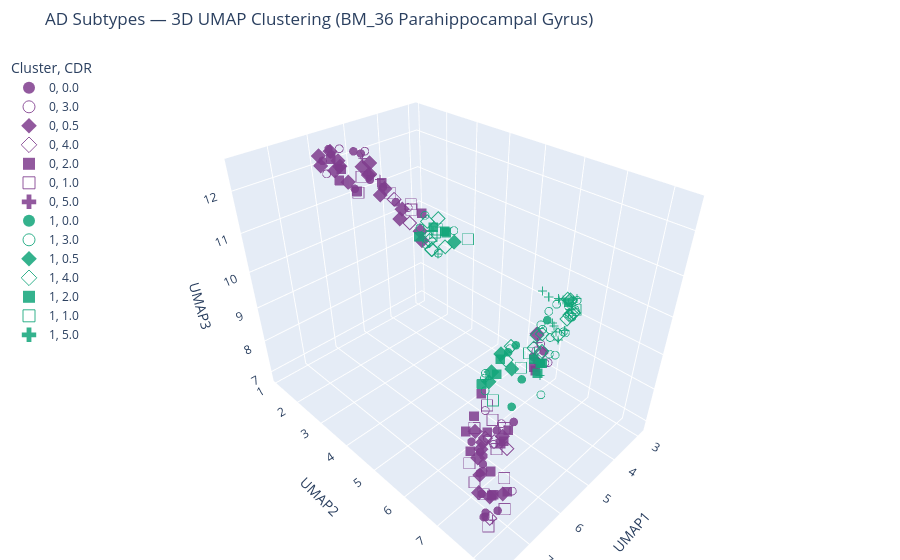

This figure's notebook cell:
### Markdown cell above
## 7. Interactive 3D Scatter Plot

### Code cell
HOVER_COLS = ["individualID", "ageDeath", "apoeGenotype_str", "CERAD", "sex"]

fig = plot_3d_clusters(
    umap_emb=embedding_3d,
    labels=labels,
    metadata=meta_clean,
    symbol_col="CDR",
    size_col="Braak",
    hover_data=HOVER_COLS,
    marker_size=5,
    marker_opacity=0.85,
)

# Display in notebook
fig.show()

### Figure 1 — Plotly figure (JSON) as saved in the notebook; plotly's stock layout.template omitted (floating-point values rounded to 4 significant figures; data arrays with more than 128 entries replaced by an {"elided": "..."} marker saying what was removed)
{"data": [{"customdata": {"elided": "27x5 mixed values"}, "hovertemplate": "Cluster=0<br>CDR=0.0<br>UMAP1=%{x}<br>UMAP2=%{y}<br>UMAP3=%{z}<br>Braak=%{marker.size}<br>individualID=%{customdata[0]}<br>ageDeath=%{customdata[1]}<br>apoeGenotype_str=%{customdata[2]}<br>CERAD=%{customdata[3]}<br>sex=%{customdata[4]}<extra></extra>", "legendgroup": "0, 0.0", "marker": {"color": "rgb(127, 60, 141)", "size": 5, "sizemode": "area", "sizeref": 0.02667, "symbol": "circle", "opacity": 0.85}, "mode": "markers", "name": "0, 0.0", "scene": "scene", "showlegend": true, "x": [5.351, 5.544, 7.6, 5.832, 7.627, 6.232, 6.517, 6.464, 5.231, 5.396, 5.067, 6.296, 5.832, 5.715, 7.241, 6.797, 3.675, 3.461, 3.214, 3.247, 5.826, 6.539, 7.75, 6.044, 6.522, 4.933, 7.604], "y": [1.666, 2.884, 7.91, 1.506, 7.891, 6.629, 6.881, 6.732, 2.907, 1.645, 1.548, 6.678, 1.122, 1.574, 7.484, 6.776, 5.877, 6.014, 5.682, 5.822, 1.41, 7.598, 8.308, 6.802, 6.789, 1.634, 7.917], "z": [12.36, 11.95, 7.62, 12.38, 7.495, 7.043, 7.002, 7.439, 11.5, 11.46, 12.19, 6.872, 12.11, 12.04, 7.454, 8.05, 7.896, 8.022, 7.354, 7.395, 12.47, 9.027, 8.211, 7.83, 6.856, 11.54, 7.514], "type": "scatter3d"}, {"customdata": [["AMPAD_MSSM_0000057064", 90.0, "ε3/ε3", 4.0, "female"], ["AMPAD_MSSM_0000095774", 85.0, "ε3/ε3", 1.0, "female"], ["AMPAD_MSSM_0000053706", 79.0, "ε2/ε3", 1.0, "female"], ["AMPAD_MSSM_0000099364", 64.0, "ε3/ε3", 1.0, "male"], ["AMPAD_MSSM_0000030199", 90.0, "Unknown", 4.0, "female"], ["AMPAD_MSSM_0000056009", 82.0, "Unknown", 3.0, "female"], ["AMPAD_MSSM_0000077061", 90.0, "Unknown", 2.0, "female"], ["AMPAD_MSSM_0000029716", 85.0, "Unknown", 2.0, "male"], ["AMPAD_MSSM_0000019193", 85.0, "Unknown", 2.0, "male"], ["AMPAD_MSSM_0000071241", 83.0, "Unknown", 3.0, "male"], ["AMPAD_MSSM_0000029582", 90.0, "ε3/ε3", 3.0, "female"], ["AMPAD_MSSM_0000035609", 74.0, "ε3/ε3", 2.0, "male"], ["AMPAD_MSSM_0000059697", 90.0, "Unknown", 3.0, "female"]], "hovertemplate": "Cluster=0<br>CDR=3.0<br>UMAP1=%{x}<br>UMAP2=%{y}<br>UMAP3=%{z}<br>Braak=%{marker.size}<br>individualID=%{customdata[0]}<br>ageDeath=%{customdata[1]}<br>apoeGenotype_str=%{customdata[2]}<br>CERAD=%{customdata[3]}<br>sex=%{customdata[4]}<extra></extra>", "legendgroup": "0, 3.0", "marker": {"color": "rgb(127, 60, 141)", "size": 5, "sizemode": "area", "sizeref": 0.02667, "symbol": "circle-open", "opacity": 0.85}, "mode": "markers", "name": "0, 3.0", "scene": "scene", "showlegend": true, "x": [6.242, 6.588, 5.84, 5.092, 3.235, 3.291, 3.413, 3.046, 5.877, 4.555, 7.419, 5.741, 5.842], "y": [6.898, 7.34, 6.284, 1.732, 5.932, 6.059, 5.755, 5.614, 1.288, 2.524, 8.343, 1.691, 6.382], "z": [7.632, 8.829, 7.904, 12.31, 7.465, 7.587, 7.855, 7.787, 11.87, 11.0, 8.483, 12.53, 7.104], "type": "scatter3d"}, {"customdata": {"elided": "27x5 mixed values"}, "hovertemplate": "Cluster=0<br>CDR=0.5<br>UMAP1=%{x}<br>UMAP2=%{y}<br>UMAP3=%{z}<br>Braak=%{marker.size}<br>individualID=%{customdata[0]}<br>ageDeath=%{customdata[1]}<br>apoeGenotype_str=%{customdata[2]}<br>CERAD=%{customdata[3]}<br>sex=%{customdata[4]}<extra></extra>", "legendgroup": "0, 0.5", "marker": {"color": "rgb(127, 60, 141)", "size": 5, "sizemode": "area", "sizeref": 0.02667, "symbol": "diamond", "opacity": 0.85}, "mode": "markers", "name": "0, 0.5", "scene": "scene", "showlegend": true, "x": [5.673, 5.116, 5.978, 5.662, 2.981, 5.741, 5.024, 5.042, 6.178, 5.806, 5.635, 7.331, 6.365, 6.585, 4.506, 4.646, 7.463, 5.157, 6.352, 7.521, 5.735, 5.872, 4.973, 5.065, 6.306, 4.932, 5.971], "y": [2.621, 1.914, 1.207, 1.529, 5.437, 1.328, 2.102, 1.521, 6.497, 1.516, 1.749, 7.486, 6.578, 6.848, 2.923, 3.026, 8.171, 3.017, 6.467, 7.924, 1.588, 6.828, 1.638, 2.338, 6.654, 2.653, 1.237], "z": [12.2, 12.09, 12.3, 12.05, 7.969, 12.37, 11.33, 11.86, 7.114, 11.99, 11.73, 7.576, 7.045, 6.905, 10.25, 10.59, 8.285, 11.34, 7.779, 8.024, 12.23, 7.536, 11.66, 11.58, 7.554, 10.88, 12.07], "type": "scatter3d"}, {"customdata": [["AMPAD_MSSM_0000050086", 84.0, "Unknown", 3.0, "male"], ["AMPAD_MSSM_0000098107", 90.0, "ε3/ε3", 2.0, "female"], ["AMPAD_MSSM_0000091390", 90.0, "ε3/ε4", 3.0, "female"], ["AMPAD_MSSM_0000046694", 90.0, "ε2/ε3", 1.0, "male"], ["AMPAD_MSSM_0000055245", 84.0, "ε3/ε4", 1.0, "male"], ["AMPAD_MSSM_0000067819", 90.0, "ε3/ε3", 3.0, "female"], ["AMPAD_MSSM_0000021614", 81.0, "ε3/ε4", 2.0, "female"]], "hovertemplate": "Cluster=0<br>CDR=4.0<br>UMAP1=%{x}<br>UMAP2=%{y}<br>UMAP3=%{z}<br>Braak=%{marker.size}<br>individualID=%{customdata[0]}<br>ageDeath=%{customdata[1]}<br>apoeGenotype_str=%{customdata[2]}<br>CERAD=%{customdata[3]}<br>sex=%{customdata[4]}<extra></extra>", "legendgroup": "0, 4.0", "marker": {"color": "rgb(127, 60, 141)", "size": 5, "sizemode": "area", "sizeref": 0.02667, "symbol": "diamond-open", "opacity": 0.85}, "mode": "markers", "name": "0, 4.0", "scene": "scene", "showlegend": true, "x": [3.287, 6.888, 7.705, 5.404, 4.773, 6.088, 6.559], "y": [5.827, 7.75, 8.105, 3.062, 2.813, 6.535, 7.166], "z": [7.75, 8.693, 7.745, 11.68, 10.78, 7.424, 8.174], "type": "scatter3d"}, {"customdata": [["AMPAD_MSSM_0000049401", 90.0, "ε3/ε3", 2.0, "female"], ["AMPAD_MSSM_0000031555", 83.0, "ε3/ε3", 2.0, "female"], ["AMPAD_MSSM_0000025234", 83.0, "Unknown", 3.0, "female"], ["AMPAD_MSSM_0000044785", 90.0, "ε3/ε4", 2.0, "female"], ["AMPAD_MSSM_0000032714", 90.0, "Unknown", 2.0, "female"], ["AMPAD_MSSM_0000070412", 85.0, "ε3/ε3", 1.0, "female"], ["AMPAD_MSSM_0000080453", 85.0, "Unknown", 1.0, "male"], ["AMPAD_MSSM_0000020701", 68.0, "Unknown", 2.0, "male"], ["AMPAD_MSSM_0000056019", 90.0, "Unknown", 4.0, "female"], ["AMPAD_MSSM_0000056537", 84.0, "Unknown", 2.0, "male"], ["AMPAD_MSSM_0000005301", 88.0, "Unknown", 4.0, "female"], ["AMPAD_MSSM_0000047819", 78.0, "Unknown", 1.0, "male"], ["AMPAD_MSSM_0000033508", 90.0, "Unknown", 2.0, "female"], ["AMPAD_MSSM_0000051093", 74.0, "ε4/ε4", 2.0, "male"], ["AMPAD_MSSM_0000095439", 86.0, "ε2/ε2", 4.0, "female"], ["AMPAD_MSSM_0000070448", 80.0, "ε3/ε3", 2.0, "male"], ["AMPAD_MSSM_0000021278", 84.0, "ε3/ε3", 3.0, "female"], ["AMPAD_MSSM_0000063213", 78.0, "ε4/ε4", 2.0, "female"], ["AMPAD_MSSM_0000047207", 90.0, "ε3/ε3", 1.0, "female"], ["AMPAD_MSSM_0000007283", 79.0, "ε3/ε4", 3.0, "female"]], "hovertemplate": "Cluster=0<br>CDR=2.0<br>UMAP1=%{x}<br>UMAP2=%{y}<br>UMAP3=%{z}<br>Braak=%{marker.size}<br>individualID=%{customdata[0]}<br>ageDeath=%{customdata[1]}<br>apoeGenotype_str=%{customdata[2]}<br>CERAD=%{customdata[3]}<br>sex=%{customdata[4]}<extra></extra>", "legendgroup": "0, 2.0", "marker": {"color": "rgb(127, 60, 141)", "size": 5, "sizemode": "area", "sizeref": 0.02667, "symbol": "square", "opacity": 0.85}, "mode": "markers", "name": "0, 2.0", "scene": "scene", "showlegend": true, "x": [6.179, 6.904, 3.4, 6.731, 7.224, 7.5, 5.381, 5.661, 6.685, 5.511, 6.308, 5.68, 3.429, 5.017, 6.23, 5.556, 5.921, 7.502, 5.916, 6.423], "y": [6.269, 6.847, 5.732, 7.63, 7.781, 7.957, 1.7, 1.199, 6.508, 1.358, 6.561, 1.481, 5.813, 3.513, 7.074, 2.865, 6.438, 8.3, 6.915, 7.013], "z": [7.971, 7.913, 7.304, 8.977, 7.693, 8.081, 11.41, 12.13, 8.061, 11.89, 8.899, 11.71, 7.265, 11.37, 7.784, 12.05, 7.413, 8.503, 7.486, 7.027], "type": "scatter3d"}, {"customdata": [["AMPAD_MSSM_0000090996", 90.0, "ε3/ε3", 1.0, "female"], ["AMPAD_MSSM_0000034070", 78.0, "ε3/ε4", 1.0, "female"], ["AMPAD_MSSM_0000083910", 71.0, "ε3/ε4", 4.0, "female"], ["AMPAD_MSSM_0000027339", 84.0, "ε3/ε3", 1.0, "male"], ["AMPAD_MSSM_0000004030", 88.0, "ε3/ε4", 3.0, "female"], ["AMPAD_MSSM_0000064526", 75.0, "Unknown", 2.0, "female"], ["AMPAD_MSSM_0000056061", 90.0, "Unknown", 2.0, "female"], ["AMPAD_MSSM_0000058575", 72.0, "Unknown", 2.0, "female"], ["AMPAD_MSSM_0000004310", 74.0, "ε3/ε3", 1.0, "female"], ["AMPAD_MSSM_0000078471", 90.0, "ε3/ε3", 4.0, "female"], ["AMPAD_MSSM_0000026279", 76.0, "ε3/ε4", 4.0, "male"], ["AMPAD_MSSM_0000012846", 83.0, "ε2/ε3", 4.0, "female"], ["AMPAD_MSSM_0000086050", 84.0, "ε3/ε3", 2.0, "female"], ["AMPAD_MSSM_0000084521", 87.0, "ε3/ε4", 2.0, "male"], ["AMPAD_MSSM_0000076678", 84.0, "Unknown", 3.0, "male"], ["AMPAD_MSSM_0000066936", 66.0, "ε3/ε3", 1.0, "male"]], "hovertemplate": "Cluster=0<br>CDR=1.0<br>UMAP1=%{x}<br>UMAP2=%{y}<br>UMAP3=%{z}<br>Braak=%{marker.size}<br>individualID=%{customdata[0]}<br>ageDeath=%{customdata[1]}<br>apoeGenotype_str=%{customdata[2]}<br>CERAD=%{customdata[3]}<br>sex=%{customdata[4]}<extra></extra>", "legendgroup": "0, 1.0", "marker": {"color": "rgb(127, 60, 141)", "size": 5, "sizemode": "area", "sizeref": 0.02667, "symbol": "square-open", "opacity": 0.85}, "mode": "markers", "name": "0, 1.0", "scene": "scene", "showlegend": true, "x": [7.278, 7.411, 7.492, 5.08, 6.702, 6.55, 7.225, 7.11, 5.838, 7.831, 5.17, 6.454, 6.044, 5.361, 5.227, 5.572], "y": [8.038, 7.671, 8.263, 1.514, 6.753, 7.087, 7.272, 7.015, 6.836, 8.186, 3.328, 6.848, 6.826, 2.884, 3.41, 2.012], "z": [8.446, 7.77, 7.964, 11.62, 8.357, 8.72, 7.607, 7.856, 7.77, 7.711, 11.57, 8.878, 7.273, 11.75, 11.49, 11.54], "type": "scatter3d"}, {"customdata": [["AMPAD_MSSM_0000006874", 78.0, "ε3/ε3", 1.0, "female"], ["AMPAD_MSSM_0000013078", 79.0, "ε2/ε3", 2.0, "male"], ["AMPAD_MSSM_0000074600", 86.0, "ε3/ε3", 4.0, "female"], ["AMPAD_MSSM_0000061680", 88.0, "Unknown", 2.0, "male"], ["AMPAD_MSSM_0000019562", 84.0, "ε3/ε4", 2.0, "female"], ["AMPAD_MSSM_0000080522", 63.0, "ε2/ε3", 2.0, "male"], ["AMPAD_MSSM_0000041763", 74.0, "ε3/ε3", 2.0, "male"], ["AMPAD_MSSM_0000044223", 87.0, "Unknown", 2.0, "male"], ["AMPAD_MSSM_0000086213", 89.0, "ε3/ε3", 1.0, "male"]], "hovertemplate": "Cluster=0<br>CDR=5.0<br>UMAP1=%{x}<br>UMAP2=%{y}<br>UMAP3=%{z}<br>Braak=%{marker.size}<br>individualID=%{customdata[0]}<br>ageDeath=%{customdata[1]}<br>apoeGenotype_str=%{customdata[2]}<br>CERAD=%{customdata[3]}<br>sex=%{customdata[4]}<extra></extra>", "legendgroup": "0, 5.0", "marker": {"color": "rgb(127, 60, 141)", "size": 5, "sizemode": "area", "sizeref": 0.02667, "symbol": "cross", "opacity": 0.85}, "mode": "markers", "name": "0, 5.0", "scene": "scene", "showlegend": true, "x": [7.78, 5.468, 6.696, 3.217, 7.563, 5.67, 5.707, 3.064, 5.088], "y": [8.23, 2.693, 6.95, 5.591, 7.984, 2.649, 1.345, 5.539, 1.625], "z": [7.901, 12.04, 7.077, 7.415, 8.071, 12.18, 12.33, 7.794, 12.1], "type": "scatter3d"}, {"customdata": [["AMPAD_MSSM_0000054396", 90.0, "ε3/ε4", 3.0, "female"], ["AMPAD_MSSM_0000045135", 83.0, "ε3/ε4", 4.0, "female"], ["AMPAD_MSSM_0000016717", 89.0, "ε2/ε3", 1.0, "female"], ["AMPAD_MSSM_0000010795", 79.0, "ε2/ε3", 1.0, "female"], ["AMPAD_MSSM_0000020356", 84.0, "ε3/ε4", 1.0, "female"]], "hovertemplate": "Cluster=1<br>CDR=0.0<br>UMAP1=%{x}<br>UMAP2=%{y}<br>UMAP3=%{z}<br>Braak=%{marker.size}<br>individualID=%{customdata[0]}<br>ageDeath=%{customdata[1]}<br>apoeGenotype_str=%{customdata[2]}<br>CERAD=%{customdata[3]}<br>sex=%{customdata[4]}<extra></extra>", "legendgroup": "1, 0.0", "marker": {"color": "rgb(17, 165, 121)", "size": 5, "sizemode": "area", "sizeref": 0.02667, "symbol": "circle", "opacity": 0.85}, "mode": "markers", "name": "1, 0.0", "scene": "scene", "showlegend": true, "x": [5.593, 5.823, 5.596, 5.686, 4.786], "y": [6.803, 6.785, 6.789, 7.068, 6.909], "z": [8.205, 9.827, 9.873, 9.212, 10.12], "type": "scatter3d"}, {"customdata": {"elided": "29x5 mixed values"}, "hovertemplate": "Cluster=1<br>CDR=3.0<br>UMAP1=%{x}<br>UMAP2=%{y}<br>UMAP3=%{z}<br>Braak=%{marker.size}<br>individualID=%{customdata[0]}<br>ageDeath=%{customdata[1]}<br>apoeGenotype_str=%{customdata[2]}<br>CERAD=%{customdata[3]}<br>sex=%{customdata[4]}<extra></extra>", "legendgroup": "1, 3.0", "marker": {"color": "rgb(17, 165, 121)", "size": 5, "sizemode": "area", "sizeref": 0.02667, "symbol": "circle-open", "opacity": 0.85}, "mode": "markers", "name": "1, 3.0", "scene": "scene", "showlegend": true, "x": [3.008, 4.584, 4.785, 3.205, 5.768, 3.234, 3.086, 3.364, 2.916, 5.192, 4.094, 4.694, 4.607, 4.304, 4.59, 5.638, 2.918, 4.692, 4.469, 3.232, 3.114, 3.107, 5.389, 4.869, 5.123, 5.752, 3.671, 4.337, 6.003], "y": [6.259, 3.226, 3.175, 6.322, 6.192, 6.198, 6.299, 6.664, 6.32, 7.312, 3.582, 6.7, 7.388, 7.088, 7.401, 6.681, 5.541, 3.671, 6.704, 6.466, 6.31, 5.914, 5.853, 3.46, 3.722, 6.143, 6.738, 6.785, 7.767], "z": [8.467, 10.54, 10.79, 8.639, 8.376, 7.876, 9.294, 9.783, 8.913, 9.717, 10.61, 9.846, 10.54, 10.11, 10.48, 9.749, 8.133, 10.29, 10.07, 9.614, 9.505, 8.191, 8.425, 10.51, 11.43, 8.696, 9.814, 10.23, 9.478], "type": "scatter3d"}, {"customdata": [["AMPAD_MSSM_0000026992", 90.0, "ε2/ε2", 1.0, "female"], ["AMPAD_MSSM_0000007107", 86.0, "Unknown", 1.0, "female"], ["AMPAD_MSSM_0000024443", 86.0, "Unknown", 4.0, "female"], ["AMPAD_MSSM_0000075505", 75.0, "Unknown", 1.0, "female"], ["AMPAD_MSSM_0000078451", 90.0, "Unknown", 1.0, "male"]], "hovertemplate": "Cluster=1<br>CDR=0.5<br>UMAP1=%{x}<br>UMAP2=%{y}<br>UMAP3=%{z}<br>Braak=%{marker.size}<br>individualID=%{customdata[0]}<br>ageDeath=%{customdata[1]}<br>apoeGenotype_str=%{customdata[2]}<br>CERAD=%{customdata[3]}<br>sex=%{customdata[4]}<extra></extra>", "legendgroup": "1, 0.5", "marker": {"color": "rgb(17, 165, 121)", "size": 5, "sizemode": "area", "sizeref": 0.02667, "symbol": "diamond", "opacity": 0.85}, "mode": "markers", "name": "1, 0.5", "scene": "scene", "showlegend": true, "x": [5.385, 5.748, 5.998, 5.66, 4.655], "y": [6.568, 6.548, 6.535, 6.199, 4.146], "z": [8.991, 9.599, 9.271, 8.576, 10.75], "type": "scatter3d"}, {"customdata": [["AMPAD_MSSM_0000018305", 82.0, "Unknown", 3.0, "male"], ["AMPAD_MSSM_0000047108", 90.0, "ε3/ε4", 2.0, "female"], ["AMPAD_MSSM_0000034450", 90.0, "ε3/ε3", 2.0, "female"], ["AMPAD_MSSM_0000014562", 90.0, "Unknown", 2.0, "female"], ["AMPAD_MSSM_0000012479", 83.0, "Unknown", 2.0, "male"], ["AMPAD_MSSM_0000079926", 88.0, "Unknown", 2.0, "female"], ["AMPAD_MSSM_0000030663", 74.0, "ε3/ε3", 2.0, "male"], ["AMPAD_MSSM_0000020588", 84.0, "ε3/ε4", 2.0, "female"], ["AMPAD_MSSM_0000026792", 90.0, "Unknown", 2.0, "female"], ["AMPAD_MSSM_0000068396", 90.0, "ε3/ε3", 2.0, "female"], ["AMPAD_MSSM_0000029124", 90.0, "ε3/ε3", 1.0, "female"], ["AMPAD_MSSM_0000046265", 90.0, "ε3/ε3", 2.0, "male"], ["AMPAD_MSSM_0000064974", 62.0, "ε3/ε3", 2.0, "male"], ["AMPAD_MSSM_0000076897", 90.0, "ε3/ε4", 2.0, "female"], ["AMPAD_MSSM_0000066858", 90.0, "ε3/ε3", 1.0, "female"], ["AMPAD_MSSM_0000033789", 85.0, "ε3/ε4", 2.0, "male"], ["AMPAD_MSSM_0000008299", 90.0, "ε2/ε3", 3.0, "female"], ["AMPAD_MSSM_0000083367", 80.0, "ε3/ε3", 2.0, "male"], ["AMPAD_MSSM_0000080009", 90.0, "ε3/ε4", 3.0, "female"]], "hovertemplate": "Cluster=1<br>CDR=4.0<br>UMAP1=%{x}<br>UMAP2=%{y}<br>UMAP3=%{z}<br>Braak=%{marker.size}<br>individualID=%{customdata[0]}<br>ageDeath=%{customdata[1]}<br>apoeGenotype_str=%{customdata[2]}<br>CERAD=%{customdata[3]}<br>sex=%{customdata[4]}<extra></extra>", "legendgroup": "1, 4.0", "marker": {"color": "rgb(17, 165, 121)", "size": 5, "sizemode": "area", "sizeref": 0.02667, "symbol": "diamond-open", "opacity": 0.85}, "mode": "markers", "name": "1, 4.0", "scene": "scene", "showlegend": true, "x": [4.496, 3.949, 5.369, 3.382, 2.95, 2.898, 4.521, 5.194, 2.966, 5.631, 5.158, 4.953, 4.783, 3.66, 5.373, 4.771, 4.635, 4.881, 5.231], "y": [3.172, 6.793, 7.255, 6.306, 6.278, 6.184, 3.726, 6.98, 6.346, 6.695, 7.075, 3.611, 3.547, 6.68, 7.063, 3.546, 7.393, 3.878, 6.277], "z": [10.35, 10.17, 9.858, 8.635, 8.963, 8.776, 10.41, 10.0, 9.041, 9.812, 10.07, 11.18, 10.37, 9.949, 9.83, 10.37, 10.47, 11.32, 8.969], "type": "scatter3d"}, {"customdata": [["AMPAD_MSSM_0000037684", 78.0, "Unknown", 2.0, "male"], ["AMPAD_MSSM_0000031762", 90.0, "Unknown", 1.0, "female"], ["AMPAD_MSSM_0000013872", 78.0, "Unknown", 2.0, "male"], ["AMPAD_MSSM_0000032995", 90.0, "ε3/ε3", 2.0, "male"], ["AMPAD_MSSM_0000003284", 90.0, "ε3/ε3", 3.0, "female"], ["AMPAD_MSSM_0000037960", 90.0, "ε3/ε3", 2.0, "female"], ["AMPAD_MSSM_0000008176", 87.0, "ε3/ε4", 2.0, "female"], ["AMPAD_MSSM_0000045801", 86.0, "ε3/ε3", 2.0, "female"], ["AMPAD_MSSM_0000065319", 78.0, "ε3/ε3", 2.0, "female"], ["AMPAD_MSSM_0000027521", 81.0, "ε3/ε3", 3.0, "male"], ["AMPAD_MSSM_0000019844", 84.0, "ε3/ε3", 3.0, "female"], ["AMPAD_MSSM_0000028892", 87.0, "ε3/ε3", 2.0, "female"]], "hovertemplate": "Cluster=1<br>CDR=2.0<br>UMAP1=%{x}<br>UMAP2=%{y}<br>UMAP3=%{z}<br>Braak=%{marker.size}<br>individualID=%{customdata[0]}<br>ageDeath=%{customdata[1]}<br>apoeGenotype_str=%{customdata[2]}<br>CERAD=%{customdata[3]}<br>sex=%{customdata[4]}<extra></extra>", "legendgroup": "1, 2.0", "marker": {"color": "rgb(17, 165, 121)", "size": 5, "sizemode": "area", "sizeref": 0.02667, "symbol": "square", "opacity": 0.85}, "mode": "markers", "name": "1, 2.0", "scene": "scene", "showlegend": true, "x": [4.758, 6.06, 4.221, 4.959, 6.015, 5.769, 5.701, 5.616, 3.898, 4.898, 5.086, 5.928], "y": [4.003, 6.342, 3.411, 3.804, 6.692, 7.482, 7.315, 7.416, 6.791, 3.26, 7.1, 6.686], "z": [10.98, 8.862, 10.58, 11.11, 9.323, 9.688, 9.897, 9.807, 10.07, 10.64, 9.292, 9.658], "type": "scatter3d"}, {"customdata": [["AMPAD_MSSM_0000052232", 81.0, "ε3/ε3", 1.0, "female"], ["AMPAD_MSSM_0000088112", 90.0, "ε2/ε3", 2.0, "female"], ["AMPAD_MSSM_0000097594", 90.0, "Unknown", 2.0, "female"], ["AMPAD_MSSM_0000074087", 90.0, "ε3/ε3", 2.0, "male"], ["AMPAD_MSSM_0000028611", 79.0, "ε3/ε3", 1.0, "male"], ["AMPAD_MSSM_0000069155", 72.0, "ε3/ε4", 2.0, "male"], ["AMPAD_MSSM_0000036121", 90.0, "ε3/ε3", 1.0, "male"], ["AMPAD_MSSM_0000048528", 81.0, "ε3/ε3", 3.0, "female"]], "hovertemplate": "Cluster=1<br>CDR=1.0<br>UMAP1=%{x}<br>UMAP2=%{y}<br>UMAP3=%{z}<br>Braak=%{marker.size}<br>individualID=%{customdata[0]}<br>ageDeath=%{customdata[1]}<br>apoeGenotype_str=%{customdata[2]}<br>CERAD=%{customdata[3]}<br>sex=%{customdata[4]}<extra></extra>", "legendgroup": "1, 1.0", "marker": {"color": "rgb(17, 165, 121)", "size": 5, "sizemode": "area", "sizeref": 0.02667, "symbol": "square-open", "opacity": 0.85}, "mode": "markers", "name": "1, 1.0", "scene": "scene", "showlegend": true, "x": [5.725, 6.353, 3.065, 4.831, 4.015, 5.028, 5.072, 5.619], "y": [7.05, 6.908, 6.475, 3.601, 3.959, 3.923, 4.029, 7.133], "z": [9.531, 8.986, 9.285, 10.76, 10.5, 11.05, 11.18, 9.886], "type": "scatter3d"}, {"customdata": [["AMPAD_MSSM_0000079496", 90.0, "Unknown", 3.0, "female"], ["AMPAD_MSSM_0000007155", 71.0, "Unknown", 2.0, "male"], ["AMPAD_MSSM_0000055476", 69.0, "Unknown", 2.0, "male"], ["AMPAD_MSSM_0000067883", 90.0, "Unknown", 2.0, "female"], ["AMPAD_MSSM_0000015395", 82.0, "ε3/ε4", 4.0, "female"], ["AMPAD_MSSM_0000016204", 84.0, "ε3/ε3", 2.0, "female"], ["AMPAD_MSSM_0000060407", 90.0, "Unknown", 2.0, "male"], ["AMPAD_MSSM_0000048247", 90.0, "ε2/ε4", 2.0, "female"], ["AMPAD_MSSM_0000067602", 76.0, "ε4/ε4", 2.0, "male"], ["AMPAD_MSSM_0000054682", 85.0, "ε3/ε4", 2.0, "female"], ["AMPAD_MSSM_0000084955", 85.0, "Unknown", 2.0, "female"], ["AMPAD_MSSM_0000029918", 90.0, "ε3/ε3", 3.0, "female"], ["AMPAD_MSSM_0000081898", 90.0, "Unknown", 2.0, "female"], ["AMPAD_MSSM_0000082228", 90.0, "Unknown", 2.0, "female"], ["AMPAD_MSSM_0000005849", 76.0, "ε3/ε4", 2.0, "female"], ["AMPAD_MSSM_0000002491", 77.0, "ε3/ε4", 2.0, "female"], ["AMPAD_MSSM_0000061631", 85.0, "ε3/ε3", 2.0, "female"], ["AMPAD_MSSM_0000086262", 73.0, "Unknown", 2.0, "male"]], "hovertemplate": "Cluster=1<br>CDR=5.0<br>UMAP1=%{x}<br>UMAP2=%{y}<br>UMAP3=%{z}<br>Braak=%{marker.size}<br>individualID=%{customdata[0]}<br>ageDeath=%{customdata[1]}<br>apoeGenotype_str=%{customdata[2]}<br>CERAD=%{customdata[3]}<br>sex=%{customdata[4]}<extra></extra>", "legendgroup": "1, 5.0", "marker": {"color": "rgb(17, 165, 121)", "size": 5, "sizemode": "area", "sizeref": 0.02667, "symbol": "cross", "opacity": 0.85}, "mode": "markers", "name": "1, 5.0", "scene": "scene", "showlegend": true, "x": [3.003, 4.389, 4.503, 3.414, 5.502, 4.552, 3.049, 4.024, 4.374, 3.918, 3.115, 2.948, 3.359, 3.007, 4.73, 4.023, 5.262, 3.039], "y": [5.999, 3.183, 3.464, 6.602, 5.983, 7.222, 5.706, 6.942, 6.429, 6.663, 6.159, 5.885, 6.651, 6.235, 6.996, 6.633, 7.204, 5.977], "z": [8.354, 10.56, 10.1, 9.785, 8.4, 10.34, 9.261, 10.02, 10.4, 10.07, 8.25, 8.434, 9.829, 8.529, 10.07, 10.1, 9.134, 9.343], "type": "scatter3d"}], "layout": {"scene": {"domain": {"x": [0.0, 1.0], "y": [0.0, 1.0]}, "xaxis": {"title": {"text": "UMAP1"}}, "yaxis": {"title": {"text": "UMAP2"}}, "zaxis": {"title": {"text": "UMAP3"}}}, "legend": {"title": {"text": "Cluster, CDR"}, "tracegroupgap": 0, "itemsizing": "constant", "yanchor": "top", "y": 0.99, "xanchor": "left", "x": 0.01, "bgcolor": "rgba(255,255,255,0.7)"}, "title": {"text": "AD Subtypes — 3D UMAP Clustering (BM_36 Parahippocampal Gyrus)"}, "margin": {"l": 0, "r": 0, "b": 0, "t": 50}}}
